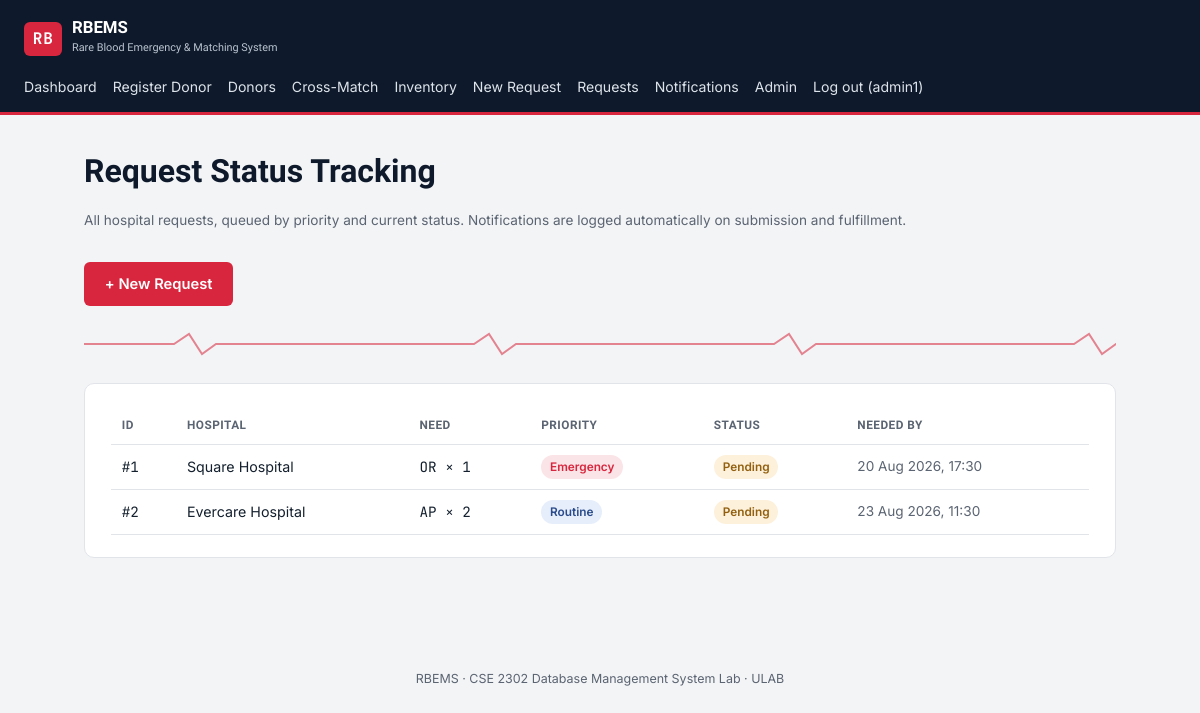
/request_list.php (signed in), run on the app's committed database.
### tables this page shows
CREATE TABLE hospital_requests (
    request_id        INT AUTO_INCREMENT PRIMARY KEY,
    hospital_id       INT NOT NULL,
    blood_group       ENUM('O','A','B','AB') NOT NULL,
    rh_type           ENUM('Positive','Negative','Rh-null') NOT NULL,
    kell_status       ENUM('Positive','Negative') NOT NULL DEFAULT 'Negative',
    bombay_phenotype  TINYINT(1) NOT NULL DEFAULT 0,
    units_needed      INT NOT NULL DEFAULT 1,
    priority          ENUM('Emergency','Urgent','Routine') NOT NULL DEFAULT 'Routine',
    status            ENUM('Pending','Approved','Fulfilled','Rejected') NOT NULL DEFAULT 'Pending',
    request_date      DATETIME DEFAULT CURRENT_TIMESTAMP,
    needed_by         DATETIME,
    FOREIGN KEY (hospital_id) REFERENCES hospitals(hospital_id)
);

CREATE TABLE hospitals (
    hospital_id      INT AUTO_INCREMENT PRIMARY KEY,
    name              VARCHAR(120) NOT NULL,
    address           VARCHAR(255),
    latitude          DECIMAL(10,6) NOT NULL,
    longitude         DECIMAL(10,6) NOT NULL,
    contact_phone     VARCHAR(20),
    created_at        DATETIME DEFAULT CURRENT_TIMESTAMP
);

### includes/functions.php (called while the page is built, shortened)
<?php
function e(string $val): string
{
    return htmlspecialchars($val, ENT_QUOTES, 'UTF-8');
}

### request_list.php (the view, shortened to what this page needs)
<?php
require_once __DIR__ . '/config/db.php';
require_once __DIR__ . '/includes/functions.php';
$requests = $pdo->query("
    SELECT r.*, h.name AS hospital_name
    FROM hospital_requests r JOIN hospitals h ON h.hospital_id = r.hospital_id
    ORDER BY FIELD(r.status,'Pending','Approved','Fulfilled','Rejected'),
             FIELD(r.priority,'Emergency','Urgent','Routine'), r.request_date DESC
")->fetchAll();
require_once __DIR__ . '/includes/header.php';
?>
<h1>Request Status Tracking</h1>
<p class="muted">All hospital requests, queued by priority and current status. Notifications are logged automatically on submission and fulfillment.</p>
<a href="hospital_request.php" class="btn">+ New Request</a>
<div class="vital-divider"></div>
<div class="card">
  <table>
    <tr><th>ID</th><th>Hospital</th><th>Need</th><th>Priority</th><th>Status</th><th>Needed By</th></tr>
    <?php foreach ($requests as $r): ?>
    <tr>
      <td class="mono">#<?= (int)$r['request_id'] ?></td>
      <td><?= e($r['hospital_name']) ?></td>
      <td class="mono">
        <?= e($r['blood_group'] . $r['rh_type'][0]) ?><?= $r['bombay_phenotype'] ? ' (Bombay)' : '' ?> &times; <?= (int)$r['units_needed'] ?>
      </td>
      <td><span class="badge badge-<?= strtolower($r['priority']) ?>"><?= e($r['priority']) ?></span></td>
      <td><span class="badge badge-<?= strtolower($r['status']) ?>"><?= e($r['status']) ?></span></td>
      <td class="muted"><?= e(date('d M Y, H:i', strtotime($r['needed_by']))) ?></td>
    </tr>
    <?php endforeach; ?>
  </table>
</div>
<?php require_once __DIR__ . '/includes/footer.php'; ?>

### assets/css/style.css (style rules this page uses)
:root { --navy: #0E1A2B; --navy-soft: #16273E; --red: #D7263D; --red-soft: #FBE4E7; --amber: #E8A33D; --green: #2E9E6B; --paper: #F3F4F6; --card: #FFFFFF; --line: #E1E4E9; --ink: #14202E; --ink-soft: #5B6472; --radius: 10px; --font-display: 'Sora', sans-serif; --font-body: 'Inter', sans-serif; --font-mono: 'JetBrains Mono', monospace; }
* { box-sizing: border-box; }
body { margin: 0; background: var(--paper); color: var(--ink); font-family: var(--font-body); line-height: 1.55; }
h1, h2, h3, .brand-text { font-family: var(--font-display); color: var(--navy); margin: 0 0 .4rem; }
a { color: var(--red); text-decoration: none; }
.card { background: var(--card); border: 1px solid var(--line); border-radius: var(--radius); padding: 1.4rem 1.6rem; margin-bottom: 1.4rem; }
.btn { display: inline-block; background: var(--red); color: #fff; border: none; padding: .65rem 1.3rem; border-radius: 6px; font-family: var(--font-body); font-weight: 600; font-size: .92rem; cursor: pointer; margin-top: 1.1rem; }
table { width: 100%; border-collapse: collapse; font-size: .89rem; }
th, td { text-align: left; padding: .6rem .7rem; border-bottom: 1px solid var(--line); }
th { font-family: var(--font-display); font-size: .74rem; text-transform: uppercase; letter-spacing: .04em; color: var(--ink-soft); }
td.mono, .mono { font-family: var(--font-mono); }
.badge { display: inline-block; padding: .2rem .55rem; border-radius: 20px; font-size: .74rem; font-weight: 600; }
.badge-emergency { background: var(--red-soft); color: var(--red); }
.badge-routine { background: #E7EEFB; color: #2A4C8C; }
.badge-pending { background: #FDF1DC; color: #92600F; }
.vital-divider { width: 100%; height: 26px; margin: 1.6rem 0; background-repeat: repeat-x; background-size: 300px 26px; opacity: .55; }
.muted { color: var(--ink-soft); font-size: .85rem; }

### data on the page
hospital_requests: request_id "1", hospital.name "Square Hospital", blood_group+rh_type "OR", units_needed "1", priority "Emergency", status "Pending", needed_by "20 Aug 2026, 17:30"
hospital_requests: request_id "2", hospital.name "Evercare Hospital", blood_group+rh_type "AP", units_needed "2", priority "Routine", status "Pending", needed_by "23 Aug 2026, 11:30"

### other printed values
$_SESSION['admin_username'] "admin1"
